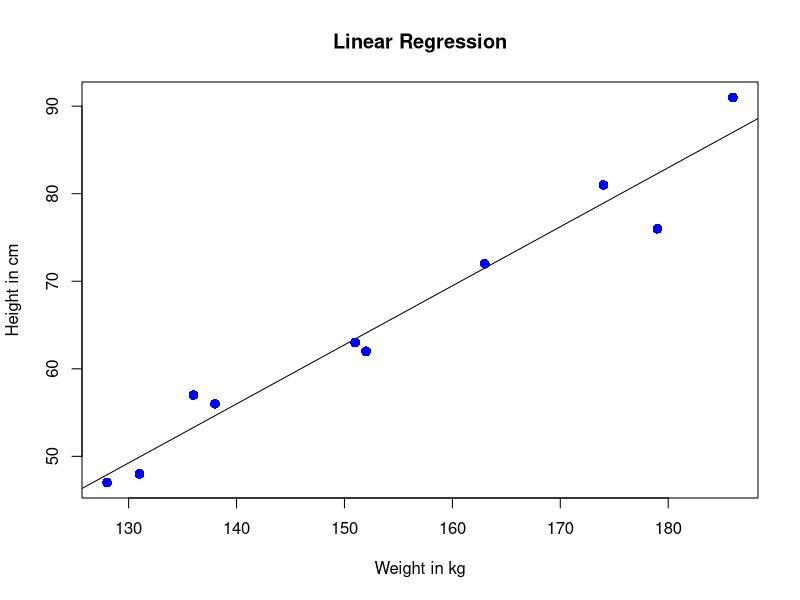

R code for this plot:
x <- c(151, 174, 138, 186, 128, 136, 179, 163, 152, 131)
y <- c(63, 81, 56, 91, 47, 57, 76, 72, 62, 48)

LinRegMod <- lm(y~x)

h = as.integer(readline("Enter the height of the individual: "))
h = data.frame(x = h)
pred = predict(LinRegMod,h)

cat("The predicted weight is ",pred)
plot(x,y,col = "blue",main = "Linear Regression",
     abline(LinRegMod),cex = 1.3,pch = 16,xlab = "Weight in kg",ylab = "Height in cm")
